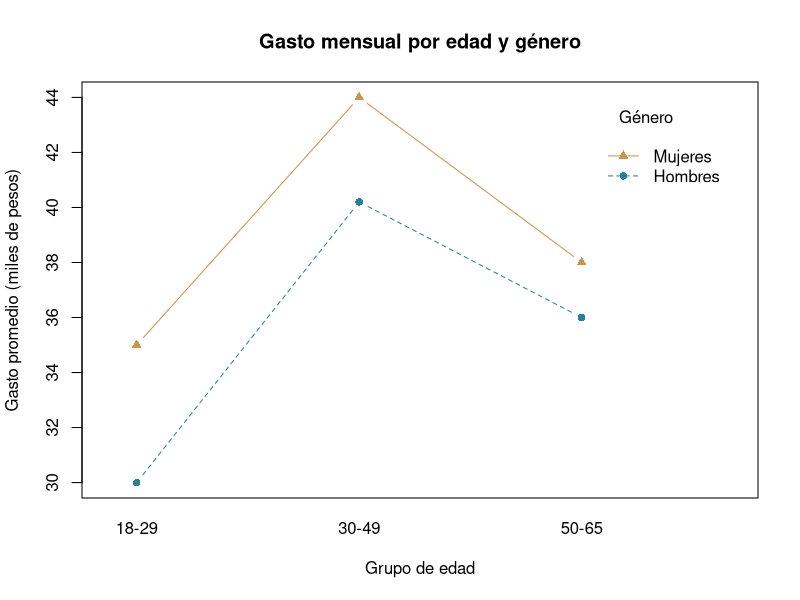

Generate this figure with R:
# Proyecto 10 | ANOVA de dos factores
# Analizo el gasto con tarjeta según edad y género.
# Gasto mensual expresado en miles de pesos.

# 1. Datos originales de la práctica (cinco personas por combinación)
gasto <- c(
  32, 35, 34, 38, 36, 28, 30, 31, 29, 32,
  42, 45, 44, 46, 43, 38, 41, 40, 43, 39,
  37, 39, 36, 40, 38, 35, 34, 37, 36, 38
)
edad <- factor(rep(c("18-29", "30-49", "50-65"), each = 10),
               levels = c("18-29", "30-49", "50-65"))
genero <- factor(rep(rep(c("Mujeres", "Hombres"), each = 5), times = 3))
datos <- data.frame(edad, genero, gasto)

# 2. Reviso el promedio de cada combinación
print(aggregate(gasto ~ edad + genero, data = datos, mean))

# 3. Modelo con interacción entre edad y género
# Primero reviso la interacción; después los efectos principales.
modelo <- aov(gasto ~ edad * genero, data = datos)
print(summary(modelo))

# 4. Revisión básica de los supuestos
print(shapiro.test(residuals(modelo)))
print(bartlett.test(gasto ~ interaction(edad, genero), data = datos))

# 5. Comparaciones por edad (si interesa identificar los pares)
print(TukeyHSD(modelo, which = "edad"))

# 6. Gráfico de interacción
if (!dir.exists("figuras")) dir.create("figuras")
png("figuras/interaccion-edad-genero.png", width = 1000, height = 650, res = 140)
interaction.plot(x.factor = datos$edad, trace.factor = datos$genero,
                 response = datos$gasto, type = "b", pch = c(16, 17),
                 col = c("#287F9E", "#D09244"),
                 xlab = "Grupo de edad", ylab = "Gasto promedio (miles de pesos)",
                 main = "Gasto mensual por edad y género", trace.label = "Género")
dev.off()

# La interacción no resultó significativa en este ejercicio.
# No debo confundir las diferencias observadas con efectos causales.
